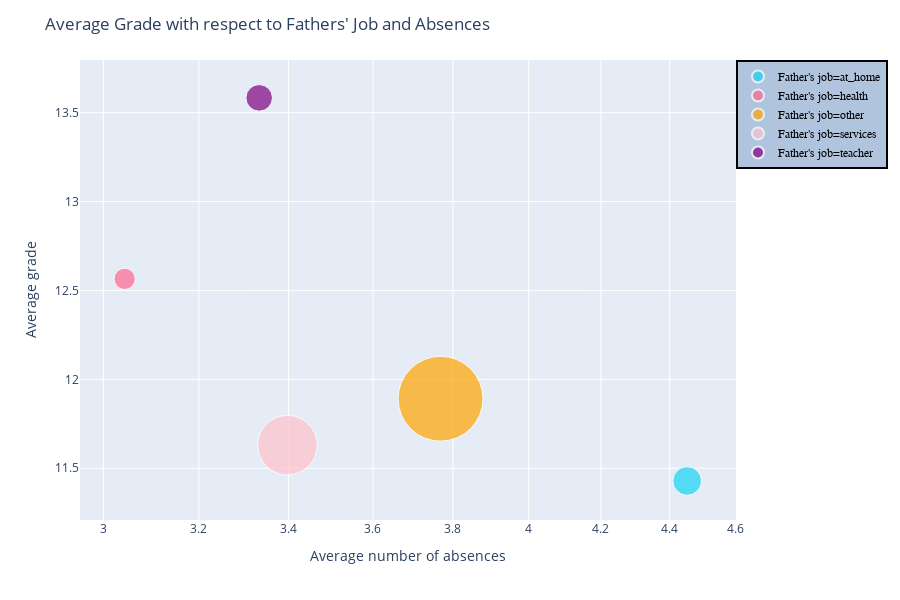

Notebook code for this chart:
### Markdown cell above
**Bubble chart**

3 dimensions: 
- Average G3 grades
- Average number of absences
- Father's job

### Code cell
# Create data for the bubble chart
df = df.rename(columns={"Fjob": "Father's job"})
group2 = df.groupby(["Father's job"]).agg({"G1": np.mean,
                                   "G2": np.mean,
                                   "G3": np.mean, 
                                   "absences": np.mean})
## Create the size of the bubbles
group2['count'] = df["Father's job"].value_counts()

colorsIdx = {'At_home': 'blue', 'Health': 'green', 'other': 'orange',
              'services': 'pink', 'teacher': 'purple'}

fig = px.scatter(group2.reset_index(), x="absences", y="G3",
                  size = "count", color="Father's job", color_discrete_map=colorsIdx,
                  hover_name="Father's job", log_x=True, size_max=60)


fig.update_layout(title_text="Average Grade with respect to Fathers' Job and Absences", 
                  xaxis_title="Average number of absences",
                  yaxis_title="Average grade")

fig.update_layout(
    legend=dict(
        x=1,
        y=1,
        traceorder="normal",
        font=dict(
            family="sans-serif",
            size=12,
            color="black"
        ),
        bgcolor="LightSteelBlue",
        bordercolor="Black",
        borderwidth=2
    )
)



fig.show()

### Figure 1 — Plotly figure (JSON) as saved in the notebook; plotly's stock layout.template omitted (floating-point values rounded to 4 significant figures)
{"data": [{"hoverlabel": {"namelength": 0}, "hovertemplate": "<b>%{hovertext}</b><br><br>Father's job=at_home<br>absences=%{x}<br>G3=%{y}<br>count=%{marker.size}", "hovertext": ["at_home"], "legendgroup": "Father's job=at_home", "marker": {"color": "#19d3f3", "size": [42], "sizemode": "area", "sizeref": 0.1019, "symbol": "circle"}, "mode": "markers", "name": "Father's job=at_home", "showlegend": true, "type": "scatter", "x": [4.452], "xaxis": "x", "y": [11.43], "yaxis": "y"}, {"hoverlabel": {"namelength": 0}, "hovertemplate": "<b>%{hovertext}</b><br><br>Father's job=health<br>absences=%{x}<br>G3=%{y}<br>count=%{marker.size}", "hovertext": ["health"], "legendgroup": "Father's job=health", "marker": {"color": "#FF6692", "size": [23], "sizemode": "area", "sizeref": 0.1019, "symbol": "circle"}, "mode": "markers", "name": "Father's job=health", "showlegend": true, "type": "scatter", "x": [3.043], "xaxis": "x", "y": [12.57], "yaxis": "y"}, {"hoverlabel": {"namelength": 0}, "hovertemplate": "<b>%{hovertext}</b><br><br>Father's job=other<br>absences=%{x}<br>G3=%{y}<br>count=%{marker.size}", "hovertext": ["other"], "legendgroup": "Father's job=other", "marker": {"color": "orange", "size": [367], "sizemode": "area", "sizeref": 0.1019, "symbol": "circle"}, "mode": "markers", "name": "Father's job=other", "showlegend": true, "type": "scatter", "x": [3.768], "xaxis": "x", "y": [11.89], "yaxis": "y"}, {"hoverlabel": {"namelength": 0}, "hovertemplate": "<b>%{hovertext}</b><br><br>Father's job=services<br>absences=%{x}<br>G3=%{y}<br>count=%{marker.size}", "hovertext": ["services"], "legendgroup": "Father's job=services", "marker": {"color": "pink", "size": [181], "sizemode": "area", "sizeref": 0.1019, "symbol": "circle"}, "mode": "markers", "name": "Father's job=services", "showlegend": true, "type": "scatter", "x": [3.398], "xaxis": "x", "y": [11.63], "yaxis": "y"}, {"hoverlabel": {"namelength": 0}, "hovertemplate": "<b>%{hovertext}</b><br><br>Father's job=teacher<br>absences=%{x}<br>G3=%{y}<br>count=%{marker.size}", "hovertext": ["teacher"], "legendgroup": "Father's job=teacher", "marker": {"color": "purple", "size": [36], "sizemode": "area", "sizeref": 0.1019, "symbol": "circle"}, "mode": "markers", "name": "Father's job=teacher", "showlegend": true, "type": "scatter", "x": [3.333], "xaxis": "x", "y": [13.58], "yaxis": "y"}], "layout": {"height": 600, "legend": {"bgcolor": "LightSteelBlue", "bordercolor": "Black", "borderwidth": 2, "font": {"color": "black", "family": "sans-serif", "size": 12}, "itemsizing": "constant", "tracegroupgap": 0, "traceorder": "normal", "x": 1, "y": 1}, "margin": {"t": 60}, "title": {"text": "Average Grade with respect to Fathers' Job and Absences"}, "xaxis": {"anchor": "y", "domain": [0, 1], "title": {"text": "Average number of absences"}, "type": "log"}, "yaxis": {"anchor": "x", "domain": [0, 1], "title": {"text": "Average grade"}}}}
